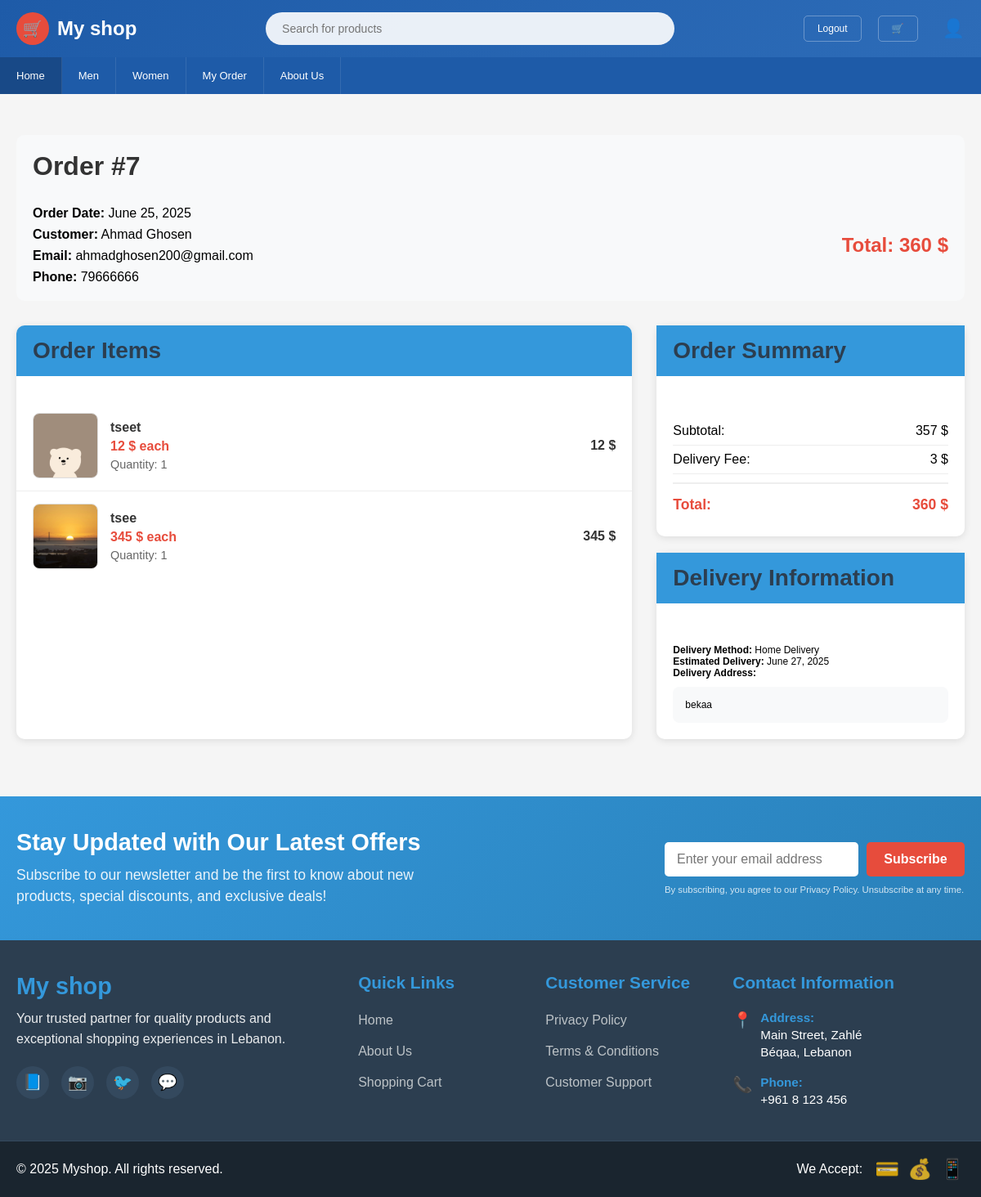
Screenshot of /order-details.php?id=7 (signed in) with the database file from the repository.
### tables this page shows
CREATE TABLE IF NOT EXISTS `categories` (
  `category_id` int NOT NULL AUTO_INCREMENT,
  `name` varchar(50) NOT NULL,
  `image` text NOT NULL,
  `description` text,
  `created_at` timestamp NULL DEFAULT CURRENT_TIMESTAMP,
  PRIMARY KEY (`category_id`)
);

CREATE TABLE IF NOT EXISTS `orders` (
  `order_id` int NOT NULL AUTO_INCREMENT,
  `user_id` int NOT NULL,
  `total_amount` decimal(10,2) NOT NULL,
  `status` enum('pending','processing','shipped','completed','cancelled') DEFAULT 'pending',
  `shipping_address` text NOT NULL,
  `billing_address` text NOT NULL,
  `payment_method` varchar(50) DEFAULT NULL,
  `payment_status` enum('pending','completed','failed','refunded') DEFAULT 'pending',
  `created_at` timestamp NULL DEFAULT CURRENT_TIMESTAMP,
  `updated_at` timestamp NULL DEFAULT CURRENT_TIMESTAMP ON UPDATE CURRENT_TIMESTAMP,
  PRIMARY KEY (`order_id`),
  KEY `user_id` (`user_id`)
);

CREATE TABLE IF NOT EXISTS `users` (
  `id` int NOT NULL AUTO_INCREMENT,
  `first_name` varchar(100) NOT NULL,
  `last_name` varchar(100) NOT NULL,
  `username` varchar(100) NOT NULL,
  `email` varchar(150) NOT NULL,
  `phone` varchar(20) DEFAULT NULL,
  `password` varchar(255) NOT NULL,
  `verification_code` varchar(10) DEFAULT NULL,
  `email_verified_at` datetime DEFAULT NULL,
  `role` varchar(50) DEFAULT 'user',
  `address` text NOT NULL,
  `city` text NOT NULL,
  `date_of_birth` text NOT NULL,
  `gender` text NOT NULL,
  `verified` int NOT NULL,
  `reset_code` varchar(6) DEFAULT NULL,
  `reset_code_expires` datetime NOT NULL,
  `created_at` timestamp NULL DEFAULT CURRENT_TIMESTAMP,
  PRIMARY KEY (`id`),
  UNIQUE KEY `username` (`username`),
  UNIQUE KEY `email` (`email`)
);

CREATE TABLE IF NOT EXISTS `order_items` (
  `order_item_id` int NOT NULL AUTO_INCREMENT,
  `order_id` int NOT NULL,
  `product_id` int NOT NULL,
  `quantity` int NOT NULL,
  `price_at_time` decimal(10,2) NOT NULL,
  `created_at` timestamp NULL DEFAULT CURRENT_TIMESTAMP,
  PRIMARY KEY (`order_item_id`),
  KEY `order_id` (`order_id`),
  KEY `product_id` (`product_id`)
);

CREATE TABLE IF NOT EXISTS `products` (
  `product_id` int NOT NULL AUTO_INCREMENT,
  `name` varchar(100) NOT NULL,
  `description` text,
  `price` decimal(10,2) NOT NULL,
  `stock_quantity` int NOT NULL DEFAULT '0',
  `category_id` int DEFAULT NULL,
  `created_at` timestamp NULL DEFAULT CURRENT_TIMESTAMP,
  `images` text,
  `sizes` text NOT NULL,
  PRIMARY KEY (`product_id`),
  KEY `category_id` (`category_id`)
);

### order-details.php (the view, shortened to what this page needs)
<?php
include 'header.php';
include 'config.php';
$order_id = isset($_GET['id']) ? intval($_GET['id']) : 0;
$user_id = $_SESSION['user_id'] ?? 0;
$stmt = $pdo->prepare("
    SELECT o.*, CONCAT(u.first_name, ' ', u.last_name) AS customer_name, u.email, u.phone
    FROM orders o
    JOIN users u ON o.user_id = u.id
    WHERE o.order_id = ? AND o.user_id = ?
");
$stmt->execute([$order_id, $user_id]);
$order = $stmt->fetch(PDO::FETCH_ASSOC);
$stmt2 = $pdo->prepare("
    SELECT oi.*, p.name, p.images
    FROM order_items oi
    JOIN products p ON oi.product_id = p.product_id
    WHERE oi.order_id = ?
");
$stmt2->execute([$order_id]);
$items = $stmt2->fetchAll(PDO::FETCH_ASSOC);
$subtotal = 0;
foreach ($items as $item) {
    $subtotal += $item['price_at_time'] * $item['quantity'];
}
$delivery_fee = 3;
$total = $subtotal + $delivery_fee;
?>
<link rel="stylesheet" href="css/order-details.css">
<link rel="stylesheet" href="css/index.css">
<div class="container">
    <div class="order-details">
        <div class="order-header">
            <h1 class="order-title">Order #<?= $order['order_id'] ?></h1>
            <div class="order-info">
                <div><strong>Order Date:</strong> <?= date('F j, Y', strtotime($order['created_at'])) ?></div>
                <div><strong>Customer:</strong> <?= htmlspecialchars($order['customer_name']) ?></div>
                <div><strong>Email:</strong> <?= htmlspecialchars($order['email']) ?></div>
                <div><strong>Phone:</strong> <?= htmlspecialchars($order['phone']) ?></div>
            </div>
            <div class="order-status">
                <div class="status-badge status-<?= htmlspecialchars($order['status']) ?>"><?= ucfirst($order['status']) ?></div>
                <div class="order-total">Total: <?= number_format($total, 0, '.', ',') ?> $</div>
            </div>
        </div>
        <div class="order-sections">
            <div class="order-items">
                <h2 class="section-title">Order Items</h2>
                <div class="items-list">
                    <?php foreach ($items as $item):
                        $img_raw = explode(',', $item['images'])[0] ?? '';
                        $img = !empty($img_raw) ? 'uploads/' . basename(trim($img_raw)) : '';
                        $total_item_price = $item['price_at_time'] * $item['quantity'];
                    ?>
                        <div class="order-item">
                            <?php if (!empty($img) && file_exists($img)): ?>
                                <img src="<?= htmlspecialchars($img) ?>" alt="<?= htmlspecialchars($item['name']) ?>" class="item-image"
                                    onerror="this.style.display='none'; this.nextElementSibling.style.display='flex';">
                            <?php else: ?>
                                <div class="item-image-fallback" style="display: flex;">
                                    <div>📷<br>No Image</div>
                                </div>
                            <?php endif; ?>
                            <div class="item-details">
                                <div class="item-name"><?= htmlspecialchars($item['name']) ?></div>
                                <div class="item-price"><?= number_format($item['price_at_time'], 0, '.', ',') ?> $ each</div>
                                <div class="item-quantity">Quantity: <?= $item['quantity'] ?></div>
                            </div>
                            <div class="item-total"><?= number_format($total_item_price, 0, '.', ',') ?> $</div>
                        </div>
                    <?php endforeach; ?>
                </div>
            </div>
            <div class="order-sidebar">
                <div class="order-summary">
                    <h2 class="section-title">Order Summary</h2>
                    <div class="summary-content">
                        <div class="summary-item"><span>Subtotal:</span><span><?= number_format($subtotal, 0, '.', ',') ?> $</span></div>
                        <div class="summary-item"><span>Delivery Fee:</span><span><?= number_format($delivery_fee, 0, '.', ',') ?> $</span></div>
                        <div class="summary-item"><span>Total:</span><span><?= number_format($total, 0, '.', ',') ?> $</span></div>
                    </div>
                </div>
                <div class="delivery-info">
                    <h2 class="section-title">Delivery Information</h2>
                    <div class="delivery-content">
                        <div><strong>Delivery Method:</strong> Home Delivery</div>
                        <div><strong>Estimated Delivery:</strong> <?= date('F j, Y', strtotime($order['created_at'] . ' +2 days')) ?></div>
                        <div><strong>Delivery Address:</strong></div>
                        <div class="delivery-address"><?= nl2br(htmlspecialchars($order['shipping_address'])) ?></div>
                    </div>
                </div>
            </div>
        </div>
    </div>
</div>
<?php include 'footer.php'; ?>

### header.php (shortened to what this page needs)
  <header class="header">
        <div class="header-content">
            <div class="logo">
                <div class="logo-icon">🛒</div>
                <span>My shop</span>
            </div>
           <div class="search-bar">
    <form action="searchresult.php" method="GET">
        <input type="text" name="query" placeholder="Search for products" required>
    </form>
</div>
            <div class="header-right">
           <?php if (isset($_SESSION['user_id'])): ?>
    <a href="logout.php" class="login-btn">Logout</a>
<?php else: ?>
    <a href="login.php" class="login-btn">Login & Register</a>
<?php endif; ?>
               <?php if (isset($_SESSION['user_id'])): ?>
    <div class="cart-btn" onclick="window.location.href='cart.php'">🛒</div>
<?php else: ?>
    <div class="cart-btn" onclick="window.location.href='login.php'">🛒</div>
<?php endif; ?>
<?php if (isset($_SESSION['user_id'])): ?>
    <div class="profile-btn" onclick="window.location.href='profile.php'">👤</div>
<?php else: ?>
    <div class="profile-btn" onclick="window.location.href='login.php'">👤</div>
<?php endif; ?>
            </div>
        </div>
    </header>
    <?php
     include 'config.php';
$category_stmt = $pdo->query("SELECT category_id, name FROM categories ORDER BY name ASC");
$categories = $category_stmt->fetchAll(PDO::FETCH_ASSOC);
?>
  <nav class="navigation">
    <div class="nav-content">
        <a href="index.php" class="nav-item categories">Home</a>
        <?php foreach ($categories as $cat): ?>
            <a href="category.php?id=<?php echo $cat['category_id']; ?>" class="nav-item">
                <?php echo htmlspecialchars($cat['name']); ?>
            </a>
        <?php endforeach; ?>
         <a href="orders.php" class="nav-item ">My Order</a>
        <a href="about.php" class="nav-item ">About Us</a>
    </div>
</nav>

### css/order-details.css (style rules this page uses)
.order-details { max-width: 1200px; margin: 0 auto; padding: 20px; margin-top: 30px; }
.order-header { background: #f8f9fa; padding: 20px; border-radius: 10px; margin-bottom: 30px; display: grid; grid-template-columns: 1fr 1fr; gap: 20px; }
.order-title { font-size: 2em; margin-bottom: 10px; color: #333; grid-column: 1 / -1; }
.order-info { display: flex; flex-direction: column; gap: 8px; }
.order-status { display: flex; flex-direction: column; gap: 8px; align-items: flex-end; }
.status-badge { padding: 8px 16px; border-radius: 20px; font-weight: bold; font-size: 0.9em; text-transform: uppercase; letter-spacing: 0.5px; }
.order-total { font-size: 1.5em; font-weight: bold; color: #e74c3c; margin-top: 10px; }
.order-sections { display: grid; grid-template-columns: 2fr 1fr; gap: 30px; }
.order-items { background: white; border-radius: 10px; box-shadow: 0 2px 10px rgba(0,0,0,0.1); overflow: hidden; }
.section-title { background: #3498db; color: white; padding: 15px 20px; margin: 0; font-size: 1.2em; }
.items-list { padding: 0; }
.order-item { display: flex; align-items: center; padding: 15px 20px; border-bottom: 1px solid #eee; transition: background-color 0.3s; }
.order-item:last-child { border-bottom: none; }
.item-image { width: 80px; height: 80px; object-fit: cover; border-radius: 8px; margin-right: 15px; border: 1px solid #ddd; }
.item-details { flex: 1; }
.item-name { font-weight: bold; margin-bottom: 5px; color: #333; }
.item-price { color: #e74c3c; font-weight: bold; margin-bottom: 5px; }
.item-quantity { color: #666; font-size: 0.9em; }
.item-total { font-weight: bold; color: #333; text-align: right; }
.order-summary { background: white; border-radius: 10px; box-shadow: 0 2px 10px rgba(0,0,0,0.1); height: fit-content; }
.summary-content { padding: 20px; }
.summary-item { display: flex; justify-content: space-between; padding: 8px 0; border-bottom: 1px solid #eee; }
.summary-item:last-child { border-bottom: none; font-weight: bold; font-size: 1.1em; color: #e74c3c; margin-top: 10px; padding-top: 15px; border-top: 2px solid #eee; }
.delivery-info { background: white; border-radius: 10px; box-shadow: 0 2px 10px rgba(0,0,0,0.1); margin-top: 20px; }
.delivery-content { padding: 20px; }
.delivery-address { background: #f8f9fa; padding: 15px; border-radius: 8px; margin-top: 10px; }

### css/index.css (style rules this page uses)
* { margin: 0; padding: 0; box-sizing: border-box; }
.header { background: linear-gradient(135deg, #1e5ba8, #2d6cb8); color: white; padding: 15px 0; }
.header-content { max-width: 1200px; margin: 0 auto; display: flex; align-items: center; justify-content: space-between; padding: 0 20px; }
.logo { display: flex; align-items: center; gap: 10px; font-size: 24px; font-weight: bold; }
.logo-icon { width: 40px; height: 40px; background: #e74c3c; border-radius: 50%; display: flex; align-items: center; justify-content: center; color: white; font-size: 20px; }
.search-bar { flex: 1; max-width: 500px; margin: 0 30px; position: relative; }
.search-bar input { width: 100%; padding: 12px 20px; border: none; border-radius: 25px; font-size: 14px; background: rgba(255,255,255,0.9); }
.header-right { display: flex; align-items: center; gap: 20px; }
.delivery-info { text-align: left; font-size: 12px; }
.login-btn, .cart-btn { padding: 8px 16px; border: 1px solid rgba(255,255,255,0.3); border-radius: 5px; color: white; text-decoration: none; font-size: 12px; }
.navigation { background: #1e5ba8; padding: 0; }
.nav-content { max-width: 1200px; margin: 0 auto; display: flex; align-items: center; }
.nav-item { padding: 15px 20px; color: white; text-decoration: none; font-size: 13px; border-right: 1px solid rgba(255,255,255,0.1); transition: background 0.3s; }
.nav-item.categories { background: rgba(0,0,0,0.2); }
.section-title { font-size: 28px; font-weight: bold; margin-bottom: 30px; color: #2c3e50; }

### header.php (style rules this page uses)
.profile-btn { cursor: pointer; font-size: 22px; margin-left: 10px; display: inline-block; }

### rows the page displays
categories: name "Men"
categories: name "Women"
orders: order_id "7", created_at "June 25, 2025", user.email "ahmadghosen200@gmail.com", user.phone "79666666", created_at "June 27, 2025", shipping_address "bekaa"
order_items: product.images (picture), product.name "tseet", price_at_time "12", quantity "1", total_item_price "12"
order_items: product.images (picture), product.name "tsee", price_at_time "345", quantity "1", total_item_price "345"

### other values shown
$order['customer_name'] "Ahmad Ghosen"
$total "360"
$subtotal "357"
$delivery_fee "3"
